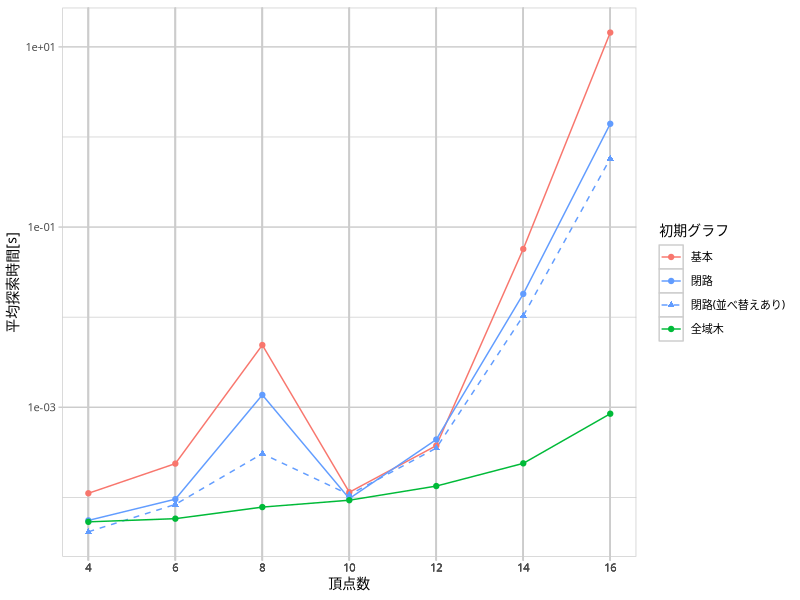

The R source for this figure:
library(readr)
library(dplyr)
library(ggplot2)

breaks <- c('basic basic', 'cycle basic', 'cycle sorted', 'stree basic')
labels <- c('基本', '閉路', '閉路(並べ替えあり)', '全域木')
data <- read_csv('cmp-algo-mws.csv') %>%
  filter(d == 3, mgr == 'basic') %>%
  mutate(mtd = paste(bdr, srt)) %>%
  group_by(n, d, bdr, srt, mtd, node) %>%
  summarise(mean_time = mean(time)) %>%
  ungroup() %>%
  mutate(mtd = factor(mtd, levels = breaks)) %>%
  arrange(mtd, n)

gp <- ggplot(data, aes(x = n, y = mean_time, color = mtd, shape = mtd, linetype = mtd)) +
  geom_line() +
  geom_point() +
  scale_x_continuous(name = '頂点数',
                     breaks = data$n,
                     minor_breaks = NULL,
                     labels = as.character(data$n)) +
  scale_y_continuous(name = '平均探索時間[s]',
                     trans = 'log10') +
  scale_color_manual(name = '初期グラフ',
                     breaks = breaks,
                     labels = labels,
                     values = c('#F8766D', '#619CFF', '#619CFF', '#00BA38')) +
  scale_shape_manual(name = '初期グラフ',
                     breaks = breaks,
                     labels = labels,
                     values = c(19, 19, 17, 19)) +
  scale_linetype_manual(name = '初期グラフ',
                        breaks = breaks,
                        labels = labels,
                        values = c(1, 1, 2, 1)) +
  theme(text = element_text(family = 'IPAexGothic', size = 10),
        panel.background = element_rect(fill = 'white', colour = 'grey80'),
        panel.grid.major = element_line(colour = 'grey80'),
        panel.grid.minor = element_line(colour = 'grey80'),
        axis.ticks = element_line(colour = 'grey80')
  )

ggsave('the-ginitr-time.pdf', gp,
       width = 15, height = 10, units = 'cm',
       device = cairo_pdf)
